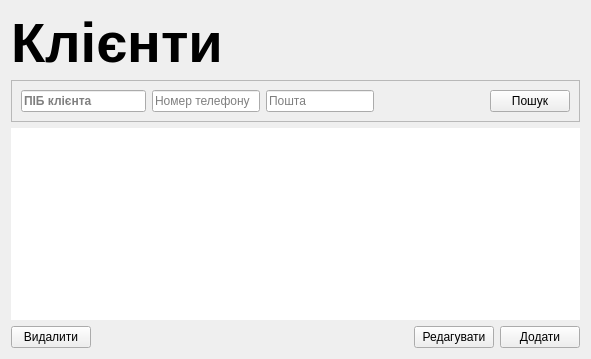
          <widget class="QWidget" name="page_clients">
           <layout class="QVBoxLayout" name="verticalLayout_6">
            <item>
             <widget class="QLabel" name="label_clients_title">
              <property name="font">
               <font>
                <pointsize>42</pointsize>
                <bold>true</bold>
               </font>
              </property>
              <property name="frameShape">
               <enum>QFrame::NoFrame</enum>
              </property>
              <property name="frameShadow">
               <enum>QFrame::Plain</enum>
              </property>
              <property name="text">
               <string>Клієнти</string>
              </property>
             </widget>
            </item>
            <item>
             <widget class="QFrame" name="frame_">
              <property name="frameShape">
               <enum>QFrame::StyledPanel</enum>
              </property>
              <property name="frameShadow">
               <enum>QFrame::Raised</enum>
              </property>
              <layout class="QHBoxLayout" name="horizontalLayout">
               <item>
                <widget class="QLineEdit" name="lineEdit_pib_clients_search">
                 <property name="font">
                  <font>
                   <italic>false</italic>
                   <bold>true</bold>
                  </font>
                 </property>
                 <property name="placeholderText">
                  <string>ПІБ клієнта</string>
                 </property>
                </widget>
               </item>
               <item>
                <widget class="QLineEdit" name="lineEdit_phoneNumber_clients_search">
                 <property name="placeholderText">
                  <string>Номер телефону</string>
                 </property>
                </widget>
               </item>
               <item>
                <widget class="QLineEdit" name="lineEdit_email_clients_search">
                 <property name="placeholderText">
                  <string>Пошта</string>
                 </property>
                </widget>
               </item>
               <item>
                <spacer name="horizontalSpacer_3">
                 <property name="orientation">
                  <enum>Qt::Horizontal</enum>
                 </property>
                 <property name="sizeHint" stdset="0">
                  <size>
                   <width>110</width>
                   <height>20</height>
                  </size>
                 </property>
                </spacer>
               </item>
               <item>
                <widget class="QPushButton" name="pushButton_clients_search">
                 <property name="autoFillBackground">
                  <bool>false</bool>
                 </property>
                 <property name="text">
                  <string>Пошук</string>
                 </property>
                </widget>
               </item>
              </layout>
             </widget>
            </item>
            <item>
             <widget class="QTableView" name="tableView_clients">
              <property name="frameShape">
               <enum>QFrame::NoFrame</enum>
              </property>
              <property name="editTriggers">
               <set>QAbstractItemView::NoEditTriggers</set>
              </property>
              <property name="selectionMode">
               <enum>QAbstractItemView::SingleSelection</enum>
              </property>
              <property name="selectionBehavior">
               <enum>QAbstractItemView::SelectRows</enum>
              </property>
              <attribute name="verticalHeaderVisible">
               <bool>false</bool>
              </attribute>
             </widget>
            </item>
            <item>
             <layout class="QHBoxLayout" name="horizontalLayout_2">
              <item>
               <widget class="QPushButton" name="pushButton_clients_del">
                <property name="text">
                 <string>Видалити</string>
                </property>
               </widget>
              </item>
              <item>
               <spacer name="horizontalSpacer_4">
                <property name="orientation">
                 <enum>Qt::Horizontal</enum>
                </property>
                <property name="sizeHint" stdset="0">
                 <size>
                  <width>40</width>
                  <height>20</height>
                 </size>
                </property>
               </spacer>
              </item>
              <item>
               <widget class="QPushButton" name="pushButton_clients_edit">
                <property name="text">
                 <string>Редагувати</string>
                </property>
               </widget>
              </item>
              <item>
               <widget class="QPushButton" name="pushButton_clients_add">
                <property name="styleSheet">
                 <string notr="true"/>
                </property>
                <property name="text">
                 <string>Додати</string>
                </property>
               </widget>
              </item>
             </layout>
            </item>
           </layout>
          </widget>
